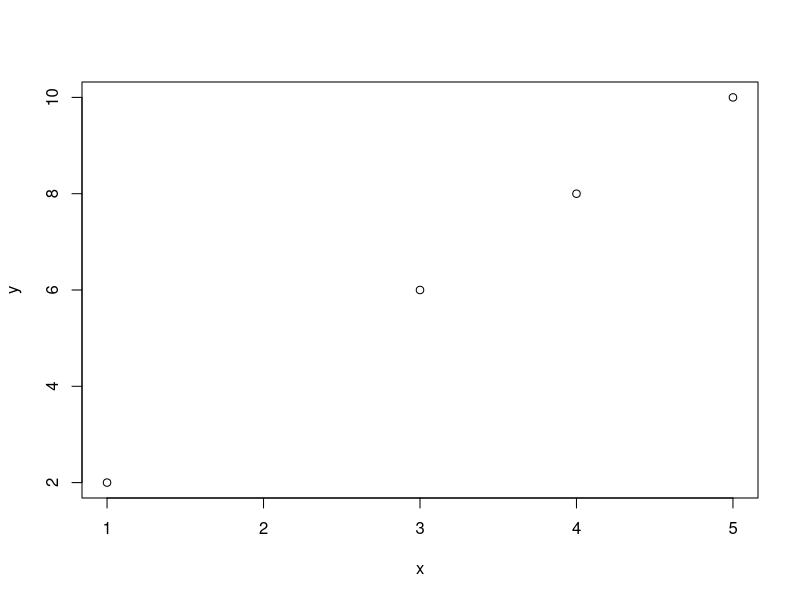

Write the R code that produced this figure.

#Welcome to the course! 
  
#The goal of this first lesson is to provide an introduction to R for non-programmers.
#We will provide an overview of the fundamentals of this programming language, 
#how to write modular code, and best practices for using R for data analysis.

#__Why R?__ 

#Currently used by most statisticians and social scientists interested in data analysis; 
#and also becoming one of most [popular languages in Data Science]
#Open source: makes it highly customizable and easily extensible through ["packages"](over 7,500 and counting!).
#Powerful tool to generate elegant and effective plots, both with built-in functions and additional packages such as lattice or ggplot2.
#Command-line interface and scripts favors reproducibility.

#We will be using [RStudio](https://www.rstudio.com/) to interact with R

#__RStudio__ is an open-source integrated development environment (IDE). 
#The main advantage of RStudio with respect to other graphical interfaces, 
#such as R GUI (the default), is that it integrates a powerful built-in text editor 
#as well as other tools for plotting, debugging, and workspace management
#Excellent documentation and online help resources.

#example

#You can embed R code in chunks like this one:

1+1 #addition

#You can run each chunk of code one by one, by highlighting the code and clicking 
#`Run` (or pressing `Ctrl + Enter` in Windows or `command + enter` in OS X). 
#You can see the output of the code in the console right below, inside the RStudio window.

#You can also embed plots and graphics, for example:
x <- c(1, 3, 4, 5) #this means you "assign" c(1, 3, 4, 5) to an object called x
y <- c(2, 6, 8, 10)
plot(x, y)

#If you run the chunk of code, the plot will be generated on the panel on the bottom right corner. 
